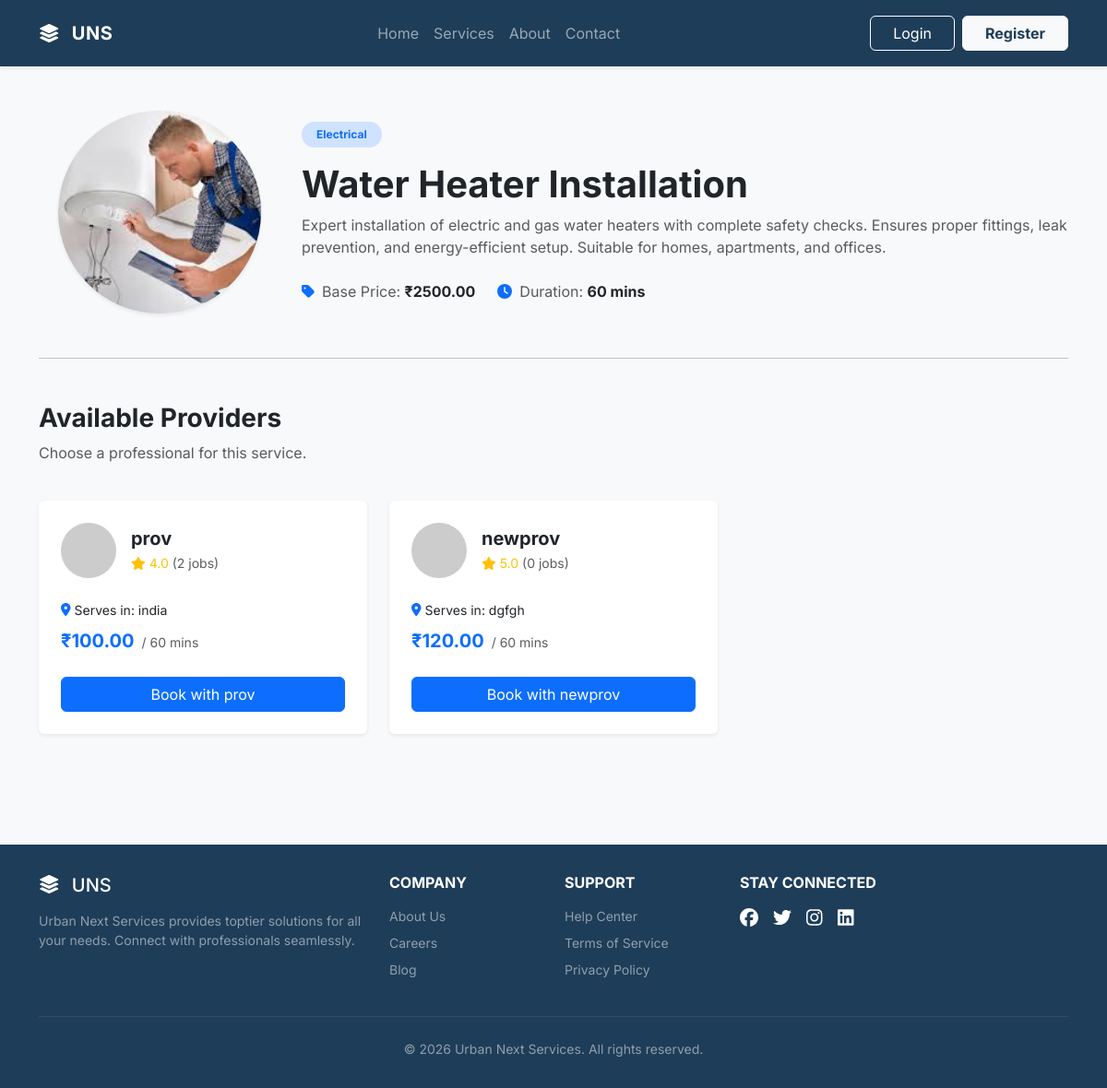
Page /services/2/ on the committed database.
### services/models.py (models this page shows, shortened)
class Service(models.Model):
    category = models.ForeignKey(ServiceType, on_delete=models.CASCADE, related_name="services")
    image = models.ImageField(upload_to="service_images/", null=True, blank=True)
    icon = models.ImageField(upload_to="service_icons/", null=True, blank=True)
    name = models.CharField(max_length=150)
    description = models.TextField()
    base_price = models.DecimalField(max_digits=8, decimal_places=2)
    estimated_duration_minutes = models.IntegerField()
    is_active = models.BooleanField(default=True)

class ServiceType(models.Model):
    name = models.CharField(max_length=100)
    icon = models.ImageField(upload_to="category_icons/", null=True, blank=True)
    description = models.TextField(blank=True)
    is_active = models.BooleanField(default=True)

class ProviderService(models.Model):
    provider = models.ForeignKey(ProviderProfile, on_delete=models.CASCADE, related_name="services")
    service = models.ForeignKey(Service, on_delete=models.CASCADE, related_name="provider_services")
    custom_price = models.DecimalField(max_digits=8, decimal_places=2)
    is_active = models.BooleanField(default=True)

### accounts/models.py (models this page shows, shortened)
class ProviderProfile(models.Model):
    user = models.OneToOneField(User, on_delete=models.CASCADE)
    profile_picture = models.ImageField(upload_to="profile_pictures/", null=True, blank=True)
    experience_years = models.IntegerField(default=0)
    bio = models.TextField(blank=True)
    service_radius_km = models.IntegerField(default=10)
    is_available = models.BooleanField(default=True)
    is_approved = models.BooleanField(default=False)
    rating = models.FloatField(default=0)
    total_jobs = models.IntegerField(default=0)
    created_at = models.DateTimeField(auto_now_add=True)

class User(models.Model):
    ROLE_CHOICES = (
        ('CUSTOMER', 'Customer'),
        ('PROVIDER', 'Provider'),
    )
    username = models.CharField(max_length=120)
    email = models.EmailField(unique=True)
    password = models.CharField(max_length=255)  # store hashed password
    phone = models.IntegerField()
    role = models.CharField(max_length=20, choices=ROLE_CHOICES, default='CUSTOMER')
    first_name = models.CharField(max_length=100, blank=True, null=True)
    last_name = models.CharField(max_length=100, blank=True, null=True)
    city = models.CharField(max_length=100, blank=True, null=True)
    address = models.TextField(blank=True, null=True)
    is_active = models.BooleanField(default=True)
    is_verified = models.BooleanField(default=False)
    created_at = models.DateTimeField(auto_now_add=True)

### services/views.py (the view)
# urls.py: path('<int:service_id>/', views.service_detail, name='service_detail'),
def service_detail(request, service_id):
    service = get_object_or_404(Service, id=service_id)
    provider_services = ProviderService.objects.filter(service=service, is_active=True)
    return render(request, 'services/service_detail.html', {
        'service': service,
        'provider_services': provider_services
    })

### services/templates/services/service_detail.html
{% extends 'base.html' %}
{% load static %}
{% block content %}
<section class="py-5">
    <div class="container">
        <div class="row align-items-center mb-5">
            <div class="col-12 col-md-4 col-lg-3 text-center mb-4 mb-md-0">
                {% if service.icon %}
                <img src="{{ service.icon.url }}" class="img-fluid rounded-circle shadow-sm"
                    style="width: 220px; height: 220px; object-fit: cover;" alt="{{ service.name }}">
                {% else %}
                <img src="https://ui-avatars.com/api/?name={{ service.name }}&background=random"
                    class="img-fluid rounded-circle shadow-sm" style="width: 220px; height: 220px; object-fit: cover;"
                    alt="{{ service.name }}">
                {% endif %}
            </div>
            <div class="col-12 col-md-8 col-lg-9 text-center text-md-start">
                <span class="badge bg-primary-subtle text-primary mb-3 px-3 py-2 rounded-pill">
                        {{ service.category.name }}
                </span>
                <h1 class="fw-bold display-6 mb-2">{{ service.name }}</h1>
                <p class="fs-6 text-muted  mb-4">{{ service.description }}</p>
                <div class="d-flex flex-wrap justify-content-center justify-content-md-start gap-3 gap-sm-4 text-muted">
                    <div class="d-flex align-items-center">
                        <i class="fa-solid fa-tag me-2 text-primary"></i>
                        <span>Base Price: <span class="fw-bold text-dark">₹{{ service.base_price }}</span></span>
                    </div>
                    <div class="d-flex align-items-center">
                        <i class="fa-solid fa-clock me-2 text-primary"></i>
                        <span>Duration: <span class="fw-bold text-dark">
                                {{ service.estimated_duration_minutes }} mins</span></span>
                    </div>
                </div>
            </div>
        </div>
        <hr class="my-5">
        <div class="row">
            <div class="col-12 mb-4">
                <h3 class="fw-bold">Available Providers</h3>
                <p class="text-muted">Choose a professional for this service.</p>
            </div>
            {% if provider_services %}
            {% for ps in provider_services %}
            <div class="col-12 col-md-6 col-lg-4 mb-4">
                <div class="card h-100 border-0 shadow-sm hover-card">
                    <div class="card-body p-4 d-flex flex-column">
                        <div class="d-flex align-items-center mb-4">
                            <img src="https://ui-avatars.com/api/?name={{ ps.provider.user.username }}&background=random"
                                class="rounded-circle me-3" width="60" height="60"
                                alt="{{ ps.provider.user.username }}">
                            <div>
                                <h5 class="fw-bold mb-1">{{ ps.provider.user.username }}</h5>
                                <div class="text-warning small">
                                    <i class="fa-solid fa-star"></i> {{ ps.provider.rating }}
                                    <span class="text-muted">({{ ps.provider.total_jobs }} jobs)</span>
                                </div>
                            </div>
                        </div>
                        <div class="mb-4">
                            <div class="small mb-2">
                                <i class="fa-solid fa-location-dot me-1 text-primary"></i>Serves in:
                                {{ ps.provider.user.city }}
                            </div>
                            <div class="d-flex align-items-baseline">
                                <span class="fs-5 fw-bold text-primary">₹{{ ps.custom_price }}</span>
                                <span class="text-muted ms-2 small">/
                                    {{ service.estimated_duration_minutes }} mins</span>
                            </div>
                        </div>
                        <div class="d-grid mt-auto">
                            <a href="{% url 'bookings:create_booking' service.id %}?provider_id={{ ps.provider.id }}"
                                class="btn btn-primary">Book with {{ ps.provider.user.username|truncatechars:15 }}</a>
                        </div>
                    </div>
                </div>
            </div>
            {% endfor %}
            {% else %}
            <div class="col-12">
                <div class="alert alert-info border-0 shadow-sm">
                    <i class="fa-solid fa-circle-info me-2"></i> No providers currently offer this service in your area.
                </div>
            </div>
            {% endif %}
        </div>
    </div>
</section>
{% endblock %}

### static/css/style.css (style rules this page uses)
:root { --primary-color: #1e3d59; --secondary-color: #ff6e40; --light-bg: #f8f9fa; --dark-bg: #111; }
body { font-family: 'Inter', sans-serif; }
.hover-card { transition: transform 0.3s ease, box-shadow 0.3s ease; }

### templates/base.html (style rules this page uses)
body { font-family: 'Inter', sans-serif; display: flex; flex-direction: column; min-height: 100vh; background-color: #f8f9fa; }
.nav-link, .btn { transition: all 0.2s ease-in-out; }

### rows in the picture
Service: icon (picture), category.name "Electrical", name "Water Heater Installation", description "Expert installation of electric and gas water heaters with complete safety checks. Ensures proper fittings, leak prevention, and energy-efficient setup. Suitable for homes, apartments, and offices.", base_price "2500.00", estimated_duration_minutes "60"
ProviderService: provider.user.username "prov", provider.rating "4.0", provider.total_jobs "2", provider.user.city "india", custom_price "100.00"
ProviderService: provider.user.username "newprov", provider.rating "5.0", provider.total_jobs "0", provider.user.city "dgfgh", custom_price "120.00"
